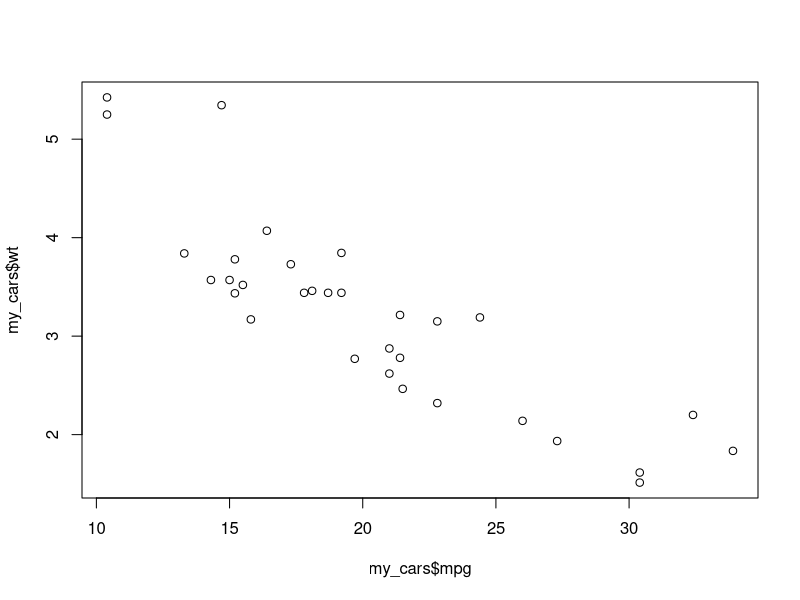

Here is the R script that generated this plot:
#install.packages("tidyverse")
library(tidyverse)

head(mtcars)
my_cars <- select(mtcars, mpg, wt)
head(my_cars)

my_fit <- lm(formula=my_cars$mpg~my_cars$wt)

class(my_fit)
summary(my_fit)
names(my_fit)

plot(my_cars$mpg, my_cars$wt)
abline(my_fit, col="red")

# read.csv("/module8/R_code/data/nlsw88.csv")
# setwd("./module8/R_code")
